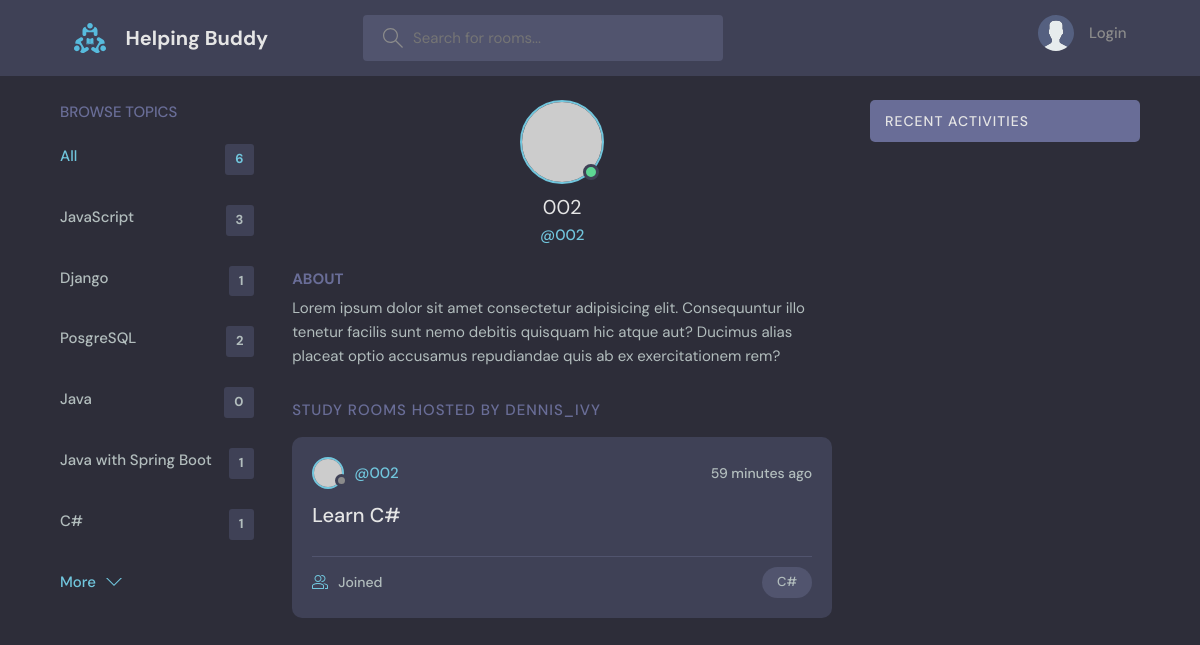
/profile/5, run on the app's committed database.
### base/models.py (models this page shows, shortened)
class Topic(models.Model):
    name = models.CharField(max_length = 200)

class Room(models.Model):
    host = models.ForeignKey(User, on_delete = models.SET_NULL, null = True)
    topic = models.ForeignKey(Topic, on_delete = models.SET_NULL, null = True)
    name = models.CharField(max_length = 200)
    description = models.TextField(null = True, blank = True)
    participants = models.ManyToManyField(User, related_name='paricipants', blank=True)
    updated = models.DateTimeField(auto_now = True) #take snapshot of time when modified
    created = models.DateTimeField(auto_now_add = True) #take snapshot of time when created
    class Meta:
        ordering = ['-updated','-created']

### base/views.py (the view)
# urls.py: path('profile/<str:pk>', views.userProfile, name= 'user-profile'),
def userProfile(request, pk):
    user = User.objects.get(id = pk)
    print(user)
    rooms  = user.room_set.all()
    comments = user.message_set.all()
    topics = Topic.objects.all()
    context = {"user":user, 'rooms':rooms, 'comments':comments, "topics":topics}
    return render(request, 'base/profile.html', context)

### base/templates/base/profile.html (shortened to what this page needs)
{% extends 'main.html' %}
{% block content %}
<main class="profile-page layout layout--3">
  <div class="container">
    {%include 'base/topic_component.html'%}
    <div class="roomList">
      <div class="profile">
        <div class="profile__avatar">
          <div class="avatar avatar--large active">
            <img src="https://randomuser.me/api/portraits/men/11.jpg" />
          </div>
        </div>
        <div class="profile__info">
          <h3>{{user.username}}</h3>
          <p>@{{user.username}}</p>
        </div>
        <div class="profile__about">
          <h3>About</h3>
          <p>
            Lorem ipsum dolor sit amet consectetur adipisicing elit. Consequuntur illo tenetur
            facilis sunt nemo debitis quisquam hic atque aut? Ducimus alias placeat optio
            accusamus repudiandae quis ab ex exercitationem rem?
          </p>
        </div>
      </div>
      <div class="roomList__header">
        <div>
          <h2>Study Rooms Hosted by dennis_ivy</a>
          </h2>
        </div>
      </div>
      {% include "base/feed_component.html" %}
    </div>
    {% include "base/activity_component.html" %}
  </div>
</main>
{% endblock %}

### base/templates/base/topic_component.html
<div class="topics">
    <div class="topics__header">
        <h2>Browse Topics</h2>
    </div>
    <ul class="topics__list">
        <li>
            <a href="{% url 'home' %}" class="active">All <span>{{topics.count}}</span></a>
        </li>
        {% for topic in topics %}
        <li>
            <a href="{%url 'home' %}?q={{topic.name}}">{{topic.name}} <span>{{topic.room_set.all.count}}</span></a>
        </li>
        {% endfor %}
    </ul>
    <a class="btn btn--link" href="topics.html">
        More
        <svg version="1.1" xmlns="http://www.w3.org/2000/svg" width="32" height="32" viewBox="0 0 32 32">
            <title>chevron-down</title>
            <path d="M16 21l-13-13h-3l16 16 16-16h-3l-13 13z"></path>
        </svg>
    </a>
</div>

### base/templates/base/feed_component.html (shortened to what this page needs)
{% for room in rooms%}
<div class="roomListRoom">
    <div class="roomListRoom__header">
        <a href="{% url 'user-profile' room.host.id%}" class="roomListRoom__author">
            <div class="avatar avatar--small">
                <img src="https://randomuser.me/api/portraits/women/11.jpg" />
            </div>
            <span>@{{room.host.username}}</span>
        </a>
        <div class="roomListRoom__actions">
            <span>{{room.created|timesince}} ago</span>
        </div>
    </div>
    <div class="roomListRoom__content">
        <a href="{% url 'room' room.id%}">{{room.name}}</a>
    </div>
    <div class="roomListRoom__meta">
        <a href="{% url 'room' room.id%}" class="roomListRoom__joined">
            {{room.paticipants.all.count}} Joined
        </a>
        <p class="roomListRoom__topic">{{room.topic.name}}</p>
    </div>
</div>
{% endfor %}

### data on the page
Topic: name "JavaScript", room_set.all.count "3"
Topic: name "Django", room_set.all.count "1"
Topic: name "PosgreSQL", room_set.all.count "2"
Topic: name "Java", room_set.all.count "0"
Topic: name "Java with Spring Boot", room_set.all.count "1"
Topic: name "C#", room_set.all.count "1"
Room: host.username "002", created "59 minutes", name "Learn C#", topic.name "C#"

### other printed values
{{ topics.count }} "6"
{{ user.username }} "002"
